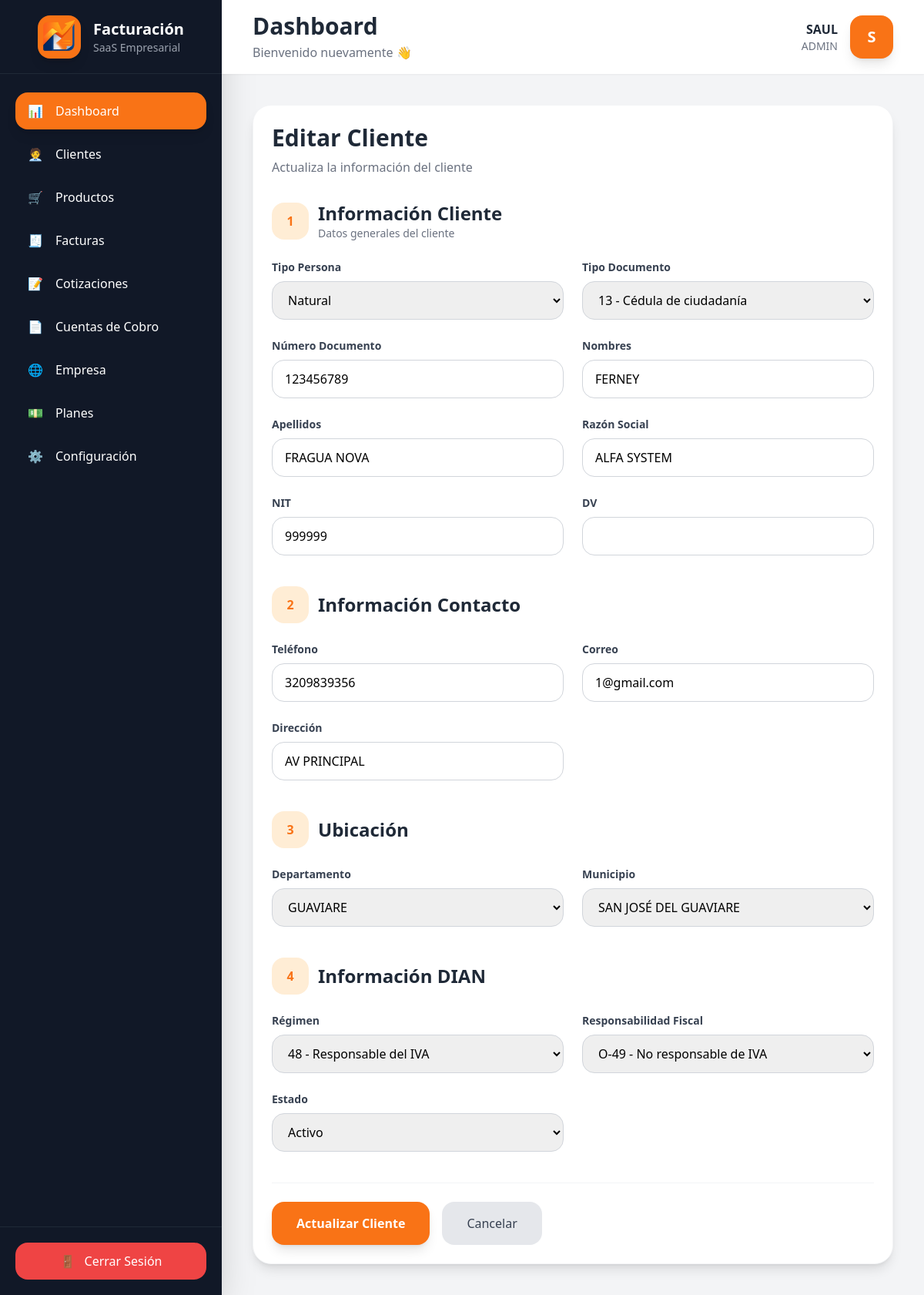
/public/clientes/editar/6 (signed in), run on the app's committed database.
### tables this page shows
CREATE TABLE `clientes` (
  `id` int(11) NOT NULL,
  `empresa_id` int(11) NOT NULL,
  `tipo_persona` enum('NATURAL','JURIDICA') DEFAULT 'NATURAL',
  `numero_documento` varchar(30) NOT NULL,
  `nombres` varchar(150) DEFAULT NULL,
  `apellidos` varchar(150) DEFAULT NULL,
  `razon_social` varchar(200) DEFAULT NULL,
  `nit` varchar(30) DEFAULT NULL,
  `dv` varchar(5) DEFAULT NULL,
  `telefono` varchar(30) DEFAULT NULL,
  `correo` varchar(150) DEFAULT NULL,
  `direccion` varchar(255) DEFAULT NULL,
  `estado` tinyint(1) DEFAULT 1,
  `created_at` timestamp NOT NULL DEFAULT current_timestamp(),
  `municipio_id` int(11) DEFAULT NULL,
  `departamento_id` int(11) DEFAULT NULL,
  `responsabilidad_fiscal_id` int(11) DEFAULT NULL,
  `regimen_id` int(11) DEFAULT NULL,
  `tipo_documento_id` int(11) DEFAULT NULL
);

CREATE TABLE `tipos_documento` (
  `id` int(11) NOT NULL,
  `codigo` varchar(10) NOT NULL,
  `nombre` varchar(150) NOT NULL,
  `tipo_persona` enum('NATURAL','JURIDICA','AMBAS') DEFAULT 'AMBAS',
  `estado` tinyint(1) DEFAULT 1,
  `created_at` timestamp NOT NULL DEFAULT current_timestamp()
);

CREATE TABLE `departamentos` (
  `id` int(11) NOT NULL,
  `codigo` varchar(5) NOT NULL,
  `nombre` varchar(100) NOT NULL
);

CREATE TABLE `municipios` (
  `id` int(11) NOT NULL,
  `departamento_id` int(11) NOT NULL,
  `codigo` varchar(10) NOT NULL,
  `nombre` varchar(150) NOT NULL
);

CREATE TABLE `regimenes` (
  `id` int(11) NOT NULL,
  `codigo` varchar(20) DEFAULT NULL,
  `nombre` varchar(150) NOT NULL,
  `estado` tinyint(1) DEFAULT 1,
  `created_at` timestamp NOT NULL DEFAULT current_timestamp()
);

CREATE TABLE `responsabilidades_fiscales` (
  `id` int(11) NOT NULL,
  `codigo` varchar(20) NOT NULL,
  `nombre` varchar(255) NOT NULL,
  `estado` tinyint(1) DEFAULT 1,
  `created_at` timestamp NOT NULL DEFAULT current_timestamp()
);

### app/views/clientes/editar.php (the view, shortened to what the rows shown need)
<div class="bg-white rounded-3xl shadow-lg p-6 border border-gray-100">
    <div class="mb-8">
        <h2 class="text-3xl font-bold text-gray-800">
            Editar Cliente
        </h2>
        <p class="text-gray-500 mt-2">
            Actualiza la información del cliente
        </p>
    </div>
    <form method="POST">
        <div class="mb-10">
            <div class="flex items-center gap-3 mb-6">
                <div class="w-12 h-12 rounded-2xl bg-orange-100 text-orange-500 flex items-center justify-center font-bold">
                    1
                </div>
                <div>
                    <h3 class="text-2xl font-bold text-gray-800">
                        Información Cliente
                    </h3>
                    <p class="text-gray-500 text-sm">
                        Datos generales del cliente
                    </p>
                </div>
            </div>
            <div class="grid grid-cols-1 md:grid-cols-2 xl:grid-cols-3 gap-6">
                <div>
                    <label class="block text-sm font-semibold text-gray-700 mb-2">
                        Tipo Persona
                    </label>
                    <select
                        name="tipo_persona"
                        required
                        class="w-full px-4 py-3 rounded-2xl border border-gray-300 focus:ring-4 focus:ring-orange-200 focus:border-orange-500"
                    >
                        <option value="NATURAL"
                            <?= $data['cliente']->tipo_persona == 'NATURAL'
                                ? 'selected'
                                : ''; ?>>
                            Natural
                        </option>
                    </select>
                </div>
                <div>
                    <label class="block text-sm font-semibold text-gray-700 mb-2">
                        Tipo Documento
                    </label>
                    <select
                        name="tipo_documento_id"
                        required
                        class="w-full px-4 py-3 rounded-2xl border border-gray-300 focus:ring-4 focus:ring-orange-200 focus:border-orange-500"
                    >
                        <?php foreach($data['tipos_documento'] as $tipo): ?>
                            <option
                                value="<?= $tipo->id; ?>"
                                <?= $data['cliente']->tipo_documento_id == $tipo->id
                                    ? 'selected'
                                    : ''; ?>
                            >
                                <?= $tipo->codigo; ?>
                                -
                            </option>
                        <?php endforeach; ?>
                    </select>
                </div>
                <div>
                    <label class="block text-sm font-semibold text-gray-700 mb-2">
                        Número Documento
                    </label>
                    <input
                        type="text"
                        name="numero_documento"
                        value="<?= $data['cliente']->numero_documento; ?>"
                        required
                        class="w-full px-4 py-3 rounded-2xl border border-gray-300 focus:ring-4 focus:ring-orange-200 focus:border-orange-500"
                    >
                </div>
                <div>
                    <label class="block text-sm font-semibold text-gray-700 mb-2">
                        Nombres
                    </label>
                    <input
                        type="text"
                        name="nombres"
                        value="<?= $data['cliente']->nombres; ?>"
                        class="w-full px-4 py-3 rounded-2xl border border-gray-300 focus:ring-4 focus:ring-orange-200 focus:border-orange-500"
                    >
                </div>
                <div>
                    <label class="block text-sm font-semibold text-gray-700 mb-2">
                        Apellidos
                    </label>
                    <input
                        type="text"
                        name="apellidos"
                        value="<?= $data['cliente']->apellidos; ?>"
                        class="w-full px-4 py-3 rounded-2xl border border-gray-300 focus:ring-4 focus:ring-orange-200 focus:border-orange-500"
                    >
                </div>
                <div>
                    <label class="block text-sm font-semibold text-gray-700 mb-2">
                        Razón Social
                    </label>
                    <input
                        type="text"
                        name="razon_social"
                        value="<?= $data['cliente']->razon_social; ?>"
                        class="w-full px-4 py-3 rounded-2xl border border-gray-300 focus:ring-4 focus:ring-orange-200 focus:border-orange-500"
                    >
                </div>
                <div>
                    <label class="block text-sm font-semibold text-gray-700 mb-2">
                        NIT
                    </label>
                    <input
                        type="text"
                        name="nit"
                        value="<?= $data['cliente']->nit; ?>"
                        class="w-full px-4 py-3 rounded-2xl border border-gray-300 focus:ring-4 focus:ring-orange-200 focus:border-orange-500"
                    >
                </div>
                <div>
                    <label class="block text-sm font-semibold text-gray-700 mb-2">
                        DV
                    </label>
                    <input
                        type="text"
                        name="dv"
                        value="<?= $data['cliente']->dv; ?>"
                        class="w-full px-4 py-3 rounded-2xl border border-gray-300 focus:ring-4 focus:ring-orange-200 focus:border-orange-500"
                    >
                </div>
            </div>
        </div>
        <div class="mb-10">
            <div class="flex items-center gap-3 mb-6">
                <div class="w-12 h-12 rounded-2xl bg-orange-100 text-orange-500 flex items-center justify-center font-bold">
                    2
                </div>
                <div>
                    <h3 class="text-2xl font-bold text-gray-800">
                        Información Contacto
                    </h3>
                </div>
            </div>
            <div class="grid grid-cols-1 md:grid-cols-2 xl:grid-cols-3 gap-6">
                <div>
                    <label class="block text-sm font-semibold text-gray-700 mb-2">
                        Teléfono
                    </label>
                    <input
                        type="text"
                        name="telefono"
                        value="<?= $data['cliente']->telefono; ?>"
                        class="w-full px-4 py-3 rounded-2xl border border-gray-300 focus:ring-4 focus:ring-orange-200 focus:border-orange-500"
                    >
                </div>
                <div>
                    <label class="block text-sm font-semibold text-gray-700 mb-2">
                        Correo
                    </label>
                    <input
                        type="email"
                        name="correo"
                        value="<?= $data['cliente']->correo; ?>"
                        class="w-full px-4 py-3 rounded-2xl border border-gray-300 focus:ring-4 focus:ring-orange-200 focus:border-orange-500"
                    >
                </div>
                <div>
                    <label class="block text-sm font-semibold text-gray-700 mb-2">
                        Dirección
                    </label>
                    <input
                        type="text"
                        name="direccion"
                        value="<?= $data['cliente']->direccion; ?>"
                        class="w-full px-4 py-3 rounded-2xl border border-gray-300 focus:ring-4 focus:ring-orange-200 focus:border-orange-500"
                    >
                </div>
            </div>
        </div>
        <div class="mb-10">
            <div class="flex items-center gap-3 mb-6">
                <div class="w-12 h-12 rounded-2xl bg-orange-100 text-orange-500 flex items-center justify-center font-bold">
                    3
                </div>
                <div>
                    <h3 class="text-2xl font-bold text-gray-800">
                        Ubicación
                    </h3>
                </div>
            </div>
            <div class="grid grid-cols-1 md:grid-cols-2 gap-6">
                <div>
                    <label class="block text-sm font-semibold text-gray-700 mb-2">
                        Departamento
                    </label>
                    <select
                        id="departamento"
                        name="departamento_id"
                        class="w-full px-4 py-3 rounded-2xl border border-gray-300 focus:ring-4 focus:ring-orange-200 focus:border-orange-500"
                    >
                        <?php foreach($data['departamentos'] as $dep): ?>
                            <option
                                value="<?= $dep->id; ?>"
                                <?= $data['cliente']->departamento_id == $dep->id
                                    ? 'selected'
                                    : ''; ?>
                            >
                                <?= $dep->nombre; ?>
                            </option>
                        <?php endforeach; ?>
                    </select>
                </div>
                <div>
                    <label class="block text-sm font-semibold text-gray-700 mb-2">
                        Municipio
                    </label>
                    <select
                        id="municipio"
                        name="municipio_id"
                        class="w-full px-4 py-3 rounded-2xl border border-gray-300 focus:ring-4 focus:ring-orange-200 focus:border-orange-500"
                    >
                        <?php foreach($data['municipios'] as $mun): ?>
                            <option
                                value="<?= $mun->id; ?>"
                                <?= $data['cliente']->municipio_id == $mun->id
                                    ? 'selected'
                                    : ''; ?>
                            >
                                <?= $mun->nombre; ?>
                            </option>
                        <?php endforeach; ?>
                    </select>
                </div>
            </div>
        </div>
        <div class="mb-10">
            <div class="flex items-center gap-3 mb-6">
                <div class="w-12 h-12 rounded-2xl bg-orange-100 text-orange-500 flex items-center justify-center font-bold">
                    4
                </div>
                <div>
                    <h3 class="text-2xl font-bold text-gray-800">
                        Información DIAN
                    </h3>
                </div>
            </div>
            <div class="grid grid-cols-1 md:grid-cols-2 xl:grid-cols-3 gap-6">
                <div>
                    <label class="block text-sm font-semibold text-gray-700 mb-2">
                        Régimen
                    </label>
                    <select
                        name="regimen_id"
                        class="w-full px-4 py-3 rounded-2xl border border-gray-300 focus:ring-4 focus:ring-orange-200 focus:border-orange-500"
                    >
                        <?php foreach($data['regimenes'] as $regimen): ?>
                            <option
                                value="<?= $regimen->id; ?>"
                                <?= $data['cliente']->regimen_id == $regimen->id
                                    ? 'selected'
                                    : ''; ?>
                            >
                                <?= $regimen->codigo; ?>
                                -
                            </option>
                        <?php endforeach; ?>
                    </select>
                </div>
                <div>
                    <label class="block text-sm font-semibold text-gray-700 mb-2">
                        Responsabilidad Fiscal
                    </label>
                    <select
                        name="responsabilidad_fiscal_id"
                        class="w-full px-4 py-3 rounded-2xl border border-gray-300 focus:ring-4 focus:ring-orange-200 focus:border-orange-500"
                    >
                        <?php foreach($data['responsabilidades'] as $responsabilidad): ?>
                            <option
                                value="<?= $responsabilidad->id; ?>"
                                <?= $data['cliente']->responsabilidad_fiscal_id == $responsabilidad->id
                                    ? 'selected'
                                    : ''; ?>
                            >
                                <?= $responsabilidad->codigo; ?>
                                -
                            </option>
                        <?php endforeach; ?>
                    </select>
                </div>
                <div>
                    <label class="block text-sm font-semibold text-gray-700 mb-2">
                        Estado
                    </label>
                    <select
                        name="estado"
                        class="w-full px-4 py-3 rounded-2xl border border-gray-300 focus:ring-4 focus:ring-orange-200 focus:border-orange-500"
                    >
                        <option value="1"
                            <?= $data['cliente']->estado == 1
                                ? 'selected'
                                : ''; ?>>
                            Activo
                        </option>
                    </select>
                </div>
            </div>
        </div>
        <div class="flex flex-col sm:flex-row items-center gap-4 pt-6 border-t border-gray-100">
            <button
                type="submit"
                class="w-full sm:w-auto bg-orange-500 hover:bg-orange-600 text-white px-8 py-4 rounded-2xl shadow-lg font-semibold transition"
            >
                Actualizar Cliente
            </button>
            <a
                href="<?= URL; ?>/clientes"
                class="w-full sm:w-auto text-center bg-gray-200 hover:bg-gray-300 text-gray-700 px-8 py-4 rounded-2xl transition"
            >
                Cancelar
            </a>
        </div>
    </form>
</div>

### data on the page
clientes: tipo_persona "Natural", tipo_documento_id "13 - Cédula de ciudadanía", numero_documento "123456789", nombres "FERNEY", apellidos "FRAGUA NOVA", razon_social "ALFA SYSTEM", nit "999999", telefono "3209839356", correo "1@gmail.com", direccion "AV PRINCIPAL", departamento_id "GUAVIARE", municipio_id "SAN JOSÉ DEL GUAVIARE", regimen_id "48 - Responsable del IVA", responsabilidad_fiscal_id "O-49 - No responsable de IVA", estado "Activo"

### other printed values
$_SESSION['usuario_nombre'] "SAUL"
$_SESSION['usuario_rol'] "ADMIN"
substr($_SESSION['usuario_nombre'], 0, 1) "S"
